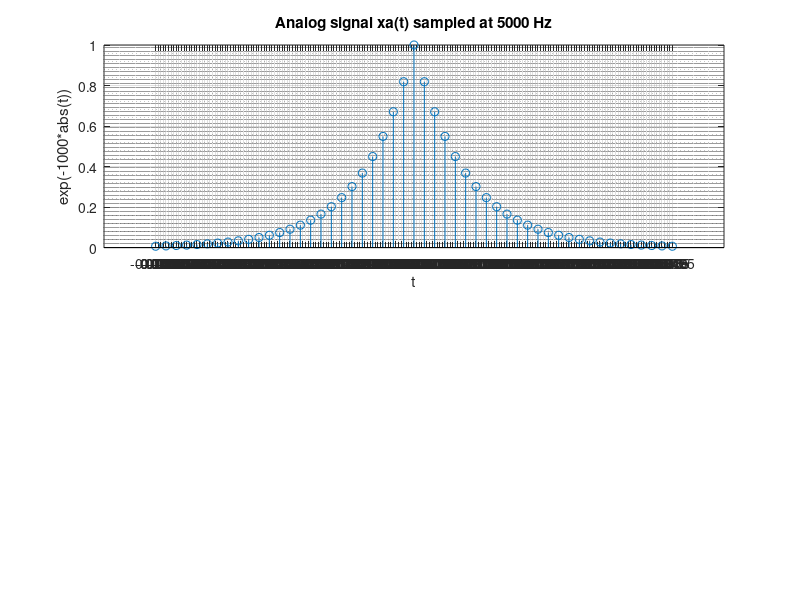

This chart was generated by the following MATLAB code: (Note: this script raises an error after producing the figure.)
clc, clear
%% 1.1
% See xa.m

%% 1.2
x = @(t) exp(-1000*abs(t));
Fs = 5000;

t = -0.005:1/Fs:0.005;
X = x(t);

%% 1.2a
figure(1)
subplot(2,1,1)
stem(t, X)
grid on
grid minor
xlabel('t')
ylabel('exp(-1000*abs(t))')
title('Analog signal xa(t) sampled at 5000 Hz')

% set ticks to ever 0.00005 seconds
set(gca,'xtick',t(1):0.00005:t(length(t)))

% remove tick labels
ax = gca;
labels = string(ax.XAxis.TickLabels); % extract
labels(2:4:end) = nan;
labels(3:4:end) = nan;
labels(4:4:end) = nan;% remove every other one
ax.XAxis.TickLabels = labels; % set



%% 1.2b
dt=0.00005; % steps given ?0.005 ???0.005. and -25 ??? 25
R=[t(1)*Fs, t(length(t))*Fs];

n0 = -(t(1) * Fs) + 1;

t_reconstructed = t(1):dt:t(length(t));
m = t_reconstructed./dt;
x_reconstructed = xa_sinc(X, m, dt, n0, R, Fs);

subplot(2,1,2)
plot(t_reconstructed, x_reconstructed)
hold on
plot(t_reconstructed, x(t_reconstructed))
xlabel('t')
ylabel('exp(-1000*abs(t))')
title('Analog signal xa(t) with reconstructed signal from 5000 Hz')
legend('Reconstructed Signal', 'Original Signal')

grid on
grid minor
% set ticks to ever 0.00005 seconds
set(gca,'xtick',t(1):0.00005:t(length(t)))

% remove tick labels
ax = gca;
labels = string(ax.XAxis.TickLabels); % extract
labels(2:4:end) = nan;
labels(3:4:end) = nan;
labels(4:4:end) = nan;% remove every other one
ax.XAxis.TickLabels = labels; % set

hold off


%% 1.2c
max_error5000 = max(abs(x(t_reconstructed)-x_reconstructed));
fprintf("The maximum error when reconstructing using sinc at 5000 Hz is %f\n", max_error5000)


%% 1.3
x = @(t) exp(-1000*abs(t));
Fs = 1000;

t = -0.005:1/Fs:0.005;
X = x(t);

%% 1.3a
figure(2)
subplot(2,1,1)
stem(t, X)
grid on
grid minor
xlabel('t')
ylabel('exp(-1000*abs(t))')
title('Analog signal xa(t) sampled at 1000 Hz')

% set ticks to ever 0.00005 seconds
set(gca,'xtick',t(1):0.00005:t(length(t)))

% remove tick labels
ax = gca;
labels = string(ax.XAxis.TickLabels); % extract
labels(2:4:end) = nan;
labels(3:4:end) = nan;
labels(4:4:end) = nan;% remove every other one
ax.XAxis.TickLabels = labels; % set



%% 1.3b
dt=0.00005; % steps given ?0.005 ???0.005. and -25 ??? 25
R=[t(1)*Fs, t(length(t))*Fs];

n0 = -(t(1) * Fs) + 1;

t_reconstructed = t(1):dt:t(length(t));
m = t_reconstructed./dt;
x_reconstructed = xa_sinc(X, m, dt, n0, R, Fs);

subplot(2,1,2)
plot(t_reconstructed, x_reconstructed)
hold on
plot(t_reconstructed, x(t_reconstructed))
xlabel('t')
ylabel('exp(-1000*abs(t))')
title('Analog signal xa(t) with reconstructed signal from 1000 Hz')
legend('Reconstructed Signal', 'Original Signal')

grid on
grid minor
% set ticks to ever 0.00005 seconds
set(gca,'xtick',t(1):0.00005:t(length(t)))

% remove tick labels
ax = gca;
labels = string(ax.XAxis.TickLabels); % extract
labels(2:4:end) = nan;
labels(3:4:end) = nan;
labels(4:4:end) = nan;% remove every other one
ax.XAxis.TickLabels = labels; % set

hold off


%% 1.3c
max_error1000 = max(abs(x(t_reconstructed)-x_reconstructed));
fprintf("The maximum error when reconstructing using sinc at 1000 Hz is %f\n", max_error1000)
